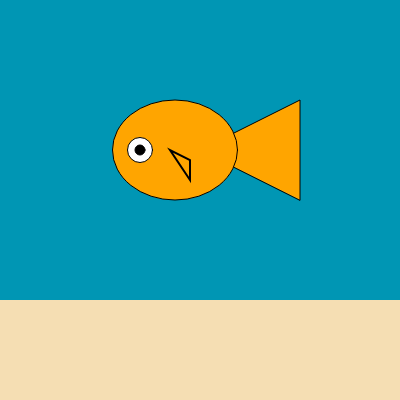
Frame 1 (no input)
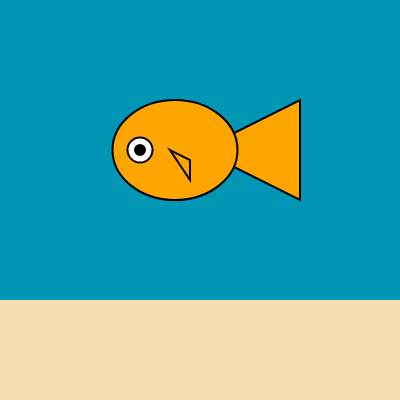
Frame 60 (no input)
Frame 120 (the mouse pressed at the canvas centre since frame 60): identical to frame 60, image omitted

The p5.js sketch that drew these frames (run headless with seeded random() and noise() and a simulated clock; from frame 60 on, the mouse is pressed at the canvas centre):

// p5.js sketch
// ── sketch.js
function setup() {
  createCanvas(400, 400);
}

function draw() {
  background(0, 150, 180);
  
  //fish body
  stroke("black");
  fill("orange");
  triangle(300, 200, 300, 100, 200, 150);
  ellipse(175, 150, 125, 100);
  
  // eye 1
  stroke("black");
  fill("white");
  ellipse(140, 150, 25, 25);
  
  // eye 2
  stroke("black");
  fill("black");
  ellipse(140, 150, 10, 10);
  
  // fin 1 
  strokeWeight(2);
  fill("orange");
  triangle(190, 180, 190, 160, 170, 150);
  
  // Sand
  noStroke();
  fill("wheat"); 
  rect(0, 300, 400, 300);
  
  

}
